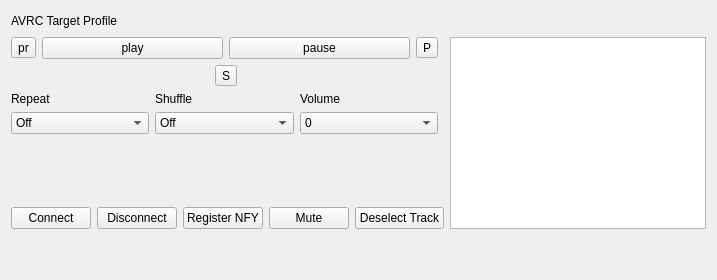
          <widget class="QWidget" name="tabAVRCTG">
           <attribute name="title">
            <string>AVRC TG</string>
           </attribute>
           <layout class="QGridLayout" name="gridLayout_33" rowstretch="0,0,0,0,0,0">
            <item row="3" column="0">
             <spacer name="verticalSpacer_24">
              <property name="orientation">
               <enum>Qt::Vertical</enum>
              </property>
              <property name="sizeHint" stdset="0">
               <size>
                <width>20</width>
                <height>40</height>
               </size>
              </property>
             </spacer>
            </item>
            <item row="4" column="0" colspan="2">
             <layout class="QHBoxLayout" name="horizontalLayout_6">
              <item>
               <widget class="QPushButton" name="btnTGConnect">
                <property name="text">
                 <string>Connect</string>
                </property>
               </widget>
              </item>
              <item>
               <widget class="QPushButton" name="btnTGDisconnect">
                <property name="text">
                 <string>Disconnect</string>
                </property>
               </widget>
              </item>
              <item>
               <widget class="QPushButton" name="btnTGRegister_nfy">
                <property name="text">
                 <string>Register NFY</string>
                </property>
               </widget>
              </item>
              <item>
               <widget class="QPushButton" name="btnTGMute">
                <property name="text">
                 <string>Mute</string>
                </property>
                <property name="autoDefault">
                 <bool>false</bool>
                </property>
               </widget>
              </item>
              <item>
               <widget class="QPushButton" name="btnTGDeselectTrack">
                <property name="text">
                 <string>Deselect Track</string>
                </property>
               </widget>
              </item>
             </layout>
            </item>
            <item row="1" column="2" rowspan="4">
             <widget class="QTableWidget" name="tblMetaPlayerTG">
              <property name="sizePolicy">
               <sizepolicy hsizetype="Expanding" vsizetype="Expanding">
                <horstretch>1</horstretch>
                <verstretch>0</verstretch>
               </sizepolicy>
              </property>
              <property name="alternatingRowColors">
               <bool>false</bool>
              </property>
              <property name="rowCount">
               <number>0</number>
              </property>
              <property name="columnCount">
               <number>1</number>
              </property>
              <attribute name="horizontalHeaderVisible">
               <bool>false</bool>
              </attribute>
              <attribute name="horizontalHeaderStretchLastSection">
               <bool>false</bool>
              </attribute>
              <attribute name="verticalHeaderVisible">
               <bool>false</bool>
              </attribute>
              <attribute name="verticalHeaderStretchLastSection">
               <bool>false</bool>
              </attribute>
              <column/>
             </widget>
            </item>
            <item row="2" column="0">
             <layout class="QGridLayout" name="gridLayout_32">
              <item row="0" column="0">
               <widget class="QLabel" name="label_21">
                <property name="text">
                 <string>Repeat</string>
                </property>
               </widget>
              </item>
              <item row="0" column="1">
               <widget class="QLabel" name="label_22">
                <property name="text">
                 <string>Shuffle</string>
                </property>
               </widget>
              </item>
              <item row="0" column="2">
               <widget class="QLabel" name="label_20">
                <property name="text">
                 <string>Volume</string>
                </property>
               </widget>
              </item>
              <item row="1" column="0">
               <widget class="QComboBox" name="cbTGRepeat">
                <property name="currentText">
                 <string>Off</string>
                </property>
                <item>
                 <property name="text">
                  <string>Off</string>
                 </property>
                </item>
                <item>
                 <property name="text">
                  <string>Single</string>
                 </property>
                </item>
                <item>
                 <property name="text">
                  <string>All</string>
                 </property>
                </item>
               </widget>
              </item>
              <item row="1" column="1">
               <widget class="QComboBox" name="cbTGShuffle">
                <property name="currentText">
                 <string>Off</string>
                </property>
                <item>
                 <property name="text">
                  <string>Off</string>
                 </property>
                </item>
                <item>
                 <property name="text">
                  <string>All</string>
                 </property>
                </item>
                <item>
                 <property name="text">
                  <string>Group</string>
                 </property>
                </item>
               </widget>
              </item>
              <item row="1" column="2">
               <widget class="QComboBox" name="cbTGVolume">
                <property name="currentText">
                 <string>0</string>
                </property>
                <item>
                 <property name="text">
                  <string>0</string>
                 </property>
                </item>
                <item>
                 <property name="text">
                  <string>25</string>
                 </property>
                </item>
                <item>
                 <property name="text">
                  <string>50</string>
                 </property>
                </item>
                <item>
                 <property name="text">
                  <string>75</string>
                 </property>
                </item>
                <item>
                 <property name="text">
                  <string>100</string>
                 </property>
                </item>
               </widget>
              </item>
             </layout>
            </item>
            <item row="1" column="0">
             <layout class="QGridLayout" name="gridLayout_31">
              <item row="0" column="0">
               <widget class="QToolButton" name="btnTGPrev">
                <property name="text">
                 <string>pr</string>
                </property>
               </widget>
              </item>
              <item row="0" column="3" colspan="2">
               <widget class="QPushButton" name="btnTGPause">
                <property name="text">
                 <string>pause</string>
                </property>
               </widget>
              </item>
              <item row="0" column="5">
               <widget class="QToolButton" name="btnTGNext">
                <property name="text">
                 <string>P</string>
                </property>
               </widget>
              </item>
              <item row="0" column="1" colspan="2">
               <widget class="QPushButton" name="btnTGPlay">
                <property name="text">
                 <string>play</string>
                </property>
               </widget>
              </item>
              <item row="1" column="1" colspan="4">
               <layout class="QHBoxLayout" name="horizontalLayout_39">
                <item>
                 <widget class="QToolButton" name="btnTGStop">
                  <property name="text">
                   <string>S</string>
                  </property>
                 </widget>
                </item>
               </layout>
              </item>
             </layout>
            </item>
            <item row="5" column="0">
             <spacer name="verticalSpacer_23">
              <property name="orientation">
               <enum>Qt::Vertical</enum>
              </property>
              <property name="sizeHint" stdset="0">
               <size>
                <width>20</width>
                <height>40</height>
               </size>
              </property>
             </spacer>
            </item>
            <item row="0" column="0">
             <layout class="QHBoxLayout" name="horizontalLayout_36">
              <item>
               <widget class="QLabel" name="label_85">
                <property name="text">
                 <string>AVRC Target Profile</string>
                </property>
               </widget>
              </item>
              <item>
               <spacer name="horizontalSpacer_35">
                <property name="orientation">
                 <enum>Qt::Horizontal</enum>
                </property>
                <property name="sizeHint" stdset="0">
                 <size>
                  <width>40</width>
                  <height>20</height>
                 </size>
                </property>
               </spacer>
              </item>
             </layout>
            </item>
           </layout>
          </widget>
